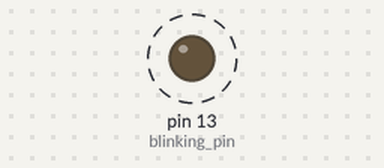
A sketch run on a simulated Arduino Uno, built with avr-gcc and run on an emulated ATmega328P. On the bench: output pins drawn as LEDs (lit = HIGH). Dashed ring = blinking.

Above: at 0.5 s.
Timing chart, 0 to 4.6 s (numbered marks = the images above):
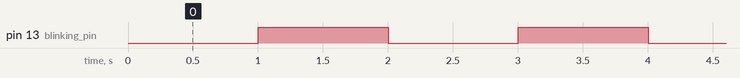

Measured:
- by itself, pin 13 (blinking_pin): alternates HIGH for 1.0 s and LOW for 1.0 s

The sketch:

07_-_Lock_Door_Selenoid.ino
```cpp
int blinking_pin = 13;

void setup() {
  pinMode(blinking_pin, OUTPUT);
}

void loop() {
  digitalWrite(blinking_pin, LOW);
  delay(1000);
  digitalWrite(blinking_pin, HIGH);
  delay(1000);
}
```
